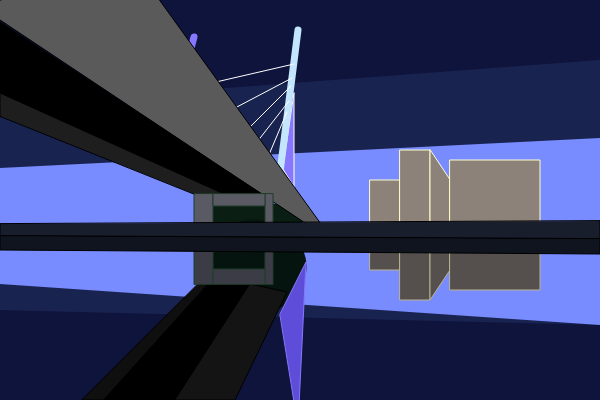
Frame 1 (no input)
Frame 60 (no input): identical to frame 1, image omitted
Frame 120 (the mouse pressed at the canvas centre since frame 60): identical to frame 1, image omitted

The p5.js sketch that drew this single still picture (run headless with seeded random() and noise() and a simulated clock; from frame 60 on, the mouse is pressed at the canvas centre):

// p5.js sketch
// ── sketch.js
function setup() {
  createCanvas(600, 400);
}

function draw() {
  noStroke();
  background(15,20,60);  // 밤하늘 
  fill(25,35,80);
  quad(0,105,0,310,600,325,600,60); 
  fill(120,140,255);
  quad(0,168,0,284,600,325,600,138);
  
  fill(10, 30, 20);//여백 가리기
  ellipse(250, 217, 112,30);
  fill(5, 20, 15);
  ellipse(254, 267, 105,95);
  
  strokeWeight(1);
  fill(135, 119, 255);
  stroke(255);
  triangle(283, 169, 294, 187, 294, 93);
  stroke(195, 230, 253);
  strokeWeight(7);
  line(298,30 ,280, 172);
  stroke(135, 119, 255);
  line(194,37,190,52);
  
  strokeWeight(1);
  stroke(255);
  line(216,82,294,64);
  line(235,108,292,78);
  line(250,127,291,86);
  line(257,142,289,101);
  line(268,157,287,112);
  
  stroke(135, 119, 255);
  fill(94, 77, 217);
  triangle(280,314,306,262,298,426);
  
  fill(90); // 다리
  stroke(0);
  quad(-19,7,127,-45,321,224,307,224);
  fill(0);
  quad(0,93,0,22,262,194,224,194);
  fill(30); 
  quad(0,116,0,93,224,194,194,194);
  
  fill(15); // 다리의 그림자
  quad(198,284,212,280,104,400,82,400);
  fill(0);
  quad(212,280,250,284,175,400,104,400);
  fill(20); 
  quad(250,284,287,292,235,400,175,400);
  
  stroke(30, 60, 40);
  fill(90, 90, 100); //다리기둥
  quad(194,194,194,224,213,224,213,194); //다리 기둥 1
  quad(265,194,265,224,273,224,273,194); //다리 기둥 2
  quad(213,194,213,206,265,206,265,194); //다리 기둥 지탱 
  
  fill(60, 60, 70); // 그림자 색
  quad(194,284, 194,250, 213,250, 213,284); //다리 기둥 1 그림자
  quad(265,284, 265,250, 273,250, 273,284); //다리 기둥 2 그림자
  quad(213,284, 213,269, 265,269, 265,284); //다리 기둥 지탱 그림자
  
  
  fill(140, 130, 122); // 건물
  stroke(255, 255, 200);
  rect(370, 180, 30, 50);  
  rect(400, 150, 30, 90); 
  quad(430,150,430,230,450,230,450,180);
  square(450,160,90);
  
  fill(85, 80, 78); // 그림자 건물
  stroke(185, 180, 145);
  rect(370, 240, 30, 30);  
  rect(400, 230, 30, 70); 
  quad(430,230,430,300,450,270,450,230);
  rect(450,230,90,60);
  
  stroke(0);
  fill(25, 30, 45); // 땅 
  quad(0,224,0,236,600,239,600,221);
  fill(15, 20, 30); // 그림자 땅
  quad(0,236,0,250,600,254,600,239);
  
   
  
}
